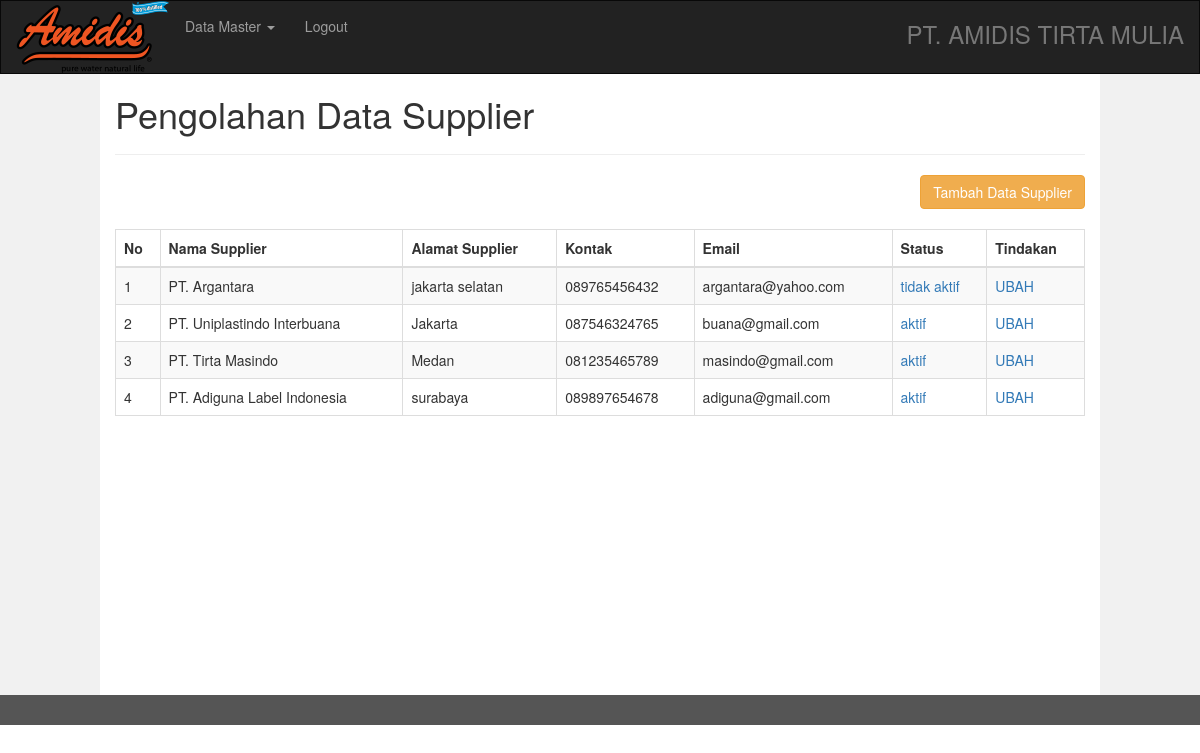
Screenshot of /datasupplier.php (signed in) with the database file from the repository.
### tables this page shows
CREATE TABLE IF NOT EXISTS `t_supplier` (
  `id_supplier` int(5) NOT NULL AUTO_INCREMENT,
  `nama_supplier` varchar(50) NOT NULL,
  `alamat_supplier` text NOT NULL,
  `kontak` varchar(12) NOT NULL,
  `email` varchar(30) NOT NULL,
  `status` enum('aktif','tidak aktif') NOT NULL,
  PRIMARY KEY (`id_supplier`)
);

### datasupplier.php (the view, shortened to what this page needs)
<!DOCTYPE html>
<html lang="en">
<head>
  <link rel="stylesheet" href="css/bootstrap.min.css">
</head>
<body>
<?php
$hasil = mysql_query("SELECT id_supplier,nama_supplier, alamat_supplier, kontak, email, status FROM t_supplier") or die (mysql_error());
?>
<div class="navbar navbar-inverse">
  <div class="container-fluid">
    <div class="navbar-header">
       <a href="front/indexadmin.php"><img src="logo.png" class="img-responsive" alt="Responsive image" ></a>
    </div>
    <div class="collapse navbar-collapse" id="myNavbar">
      <ul class="nav navbar-nav">
        <li class="dropdown">
          <a href="#" class="dropdown-toggle" data-toggle="dropdown" role="button" aria-haspopup="true" aria-expanded="false">Data Master <span class="caret"></span></a>
        </li>
        <li><a href="login/login.php">Logout</a></li>
      </ul>
      <ul class="nav navbar-nav navbar-right">
        <li><h3 class="text-muted">PT. AMIDIS TIRTA MULIA</h3></li>
      </ul>
    </div>
  </div>
</div>
<div class="container-fluid text-center">
  <div class="row content">
    <div class="col-sm-1 sidenav">
    </div>
    <div class="col-sm-10 text-left">
      <h1>Pengolahan Data Supplier</h1>
      <hr>
	  <div style="text-align: right;">
		<a type="button" href="form/form_tambah_supplier.php" class="btn btn-warning">Tambah Data Supplier </a>
	</div> <br>
	  <table class="table table-bordered table-striped">
	  	<thead>
			<tr>
				<th>No</th>
				<th>Nama Supplier</th>
				<th>Alamat Supplier</th>
				<th>Kontak</th>
				<th>Email</th>
				<th>Status</th>
				<th>Tindakan</th>
			</tr>
		</thead>
		<tbody>
			<?php
		 $i=1;
			while($row = mysql_fetch_array($hasil)){ ?>
			<tr>
				<td><?php echo $i; ?></td>
				<td><?php echo $row['nama_supplier']; ?></td>
				<td><?php echo $row['alamat_supplier']; ?></td>
				<td><?php echo $row['kontak']; ?></td>
				<td><?php echo $row['email']; ?></td>
				<td><a href="<?php echo "form/form_ubah_status_supplier.php?&nama_supplier=".$row['nama_supplier']."&status=".$row['status']; ?>"><?php echo $row['status']; ?></a></td>
				<td><a href="<?php echo "form/form_ubah_supplier.php?&nama_supplier=".$row['nama_supplier']."&alamat_supplier=".$row['alamat_supplier']."&kontak=".$row['kontak']."&email=".$row['email']; ?>">UBAH</a> </td>
			</tr>
		<?php $i++;}  ?>
		</tbody>
	</table>
   </div>
    <div class="col-sm-1 sidenav">
   </div>
 </div>
</div>
<footer class="container-fluid text-center">
</footer>
</body>
</html>

### datasupplier.php (style rules this page uses)
.navbar { margin-bottom: 0; border-radius: 0; }
.row.content { height: 621px; }
.sidenav { padding-top: 20px; background-color: #f1f1f1; height: 100%; }
footer { background-color: #555; color: white; padding: 15px; }

### rows the page displays
t_supplier: nama_supplier "PT. Argantara", alamat_supplier "jakarta selatan", kontak "089765456432", email "argantara@yahoo.com", status "tidak aktif"
t_supplier: nama_supplier "PT. Uniplastindo Interbuana", alamat_supplier "Jakarta", kontak "087546324765", email "buana@gmail.com", status "aktif"
t_supplier: nama_supplier "PT. Tirta Masindo", alamat_supplier "Medan", kontak "081235465789", email "masindo@gmail.com", status "aktif"
t_supplier: nama_supplier "PT. Adiguna Label Indonesia", alamat_supplier "surabaya", kontak "089897654678", email "adiguna@gmail.com", status "aktif"
